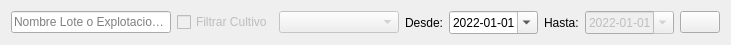
     <widget class="QWidget" name="gridLayoutWidget">
      <property name="geometry">
       <rect>
        <x>10</x>
        <y>70</y>
        <width>731</width>
        <height>41</height>
       </rect>
      </property>
      <layout class="QGridLayout" name="gridLayout" columnstretch="0,0,0,0,0,0,0,0">
       <item row="0" column="4">
        <widget class="QDateEdit" name="sinceDate">
         <property name="dateTime">
          <datetime>
           <hour>0</hour>
           <minute>0</minute>
           <second>0</second>
           <year>2022</year>
           <month>1</month>
           <day>1</day>
          </datetime>
         </property>
         <property name="displayFormat">
          <string>yyyy-MM-dd</string>
         </property>
         <property name="calendarPopup">
          <bool>true</bool>
         </property>
        </widget>
       </item>
       <item row="0" column="6">
        <widget class="QDateEdit" name="untilDate">
         <property name="enabled">
          <bool>false</bool>
         </property>
         <property name="dateTime">
          <datetime>
           <hour>0</hour>
           <minute>0</minute>
           <second>0</second>
           <year>2022</year>
           <month>1</month>
           <day>1</day>
          </datetime>
         </property>
         <property name="displayFormat">
          <string>yyyy-MM-dd</string>
         </property>
         <property name="calendarPopup">
          <bool>true</bool>
         </property>
        </widget>
       </item>
       <item row="0" column="3">
        <widget class="QLabel" name="label_44">
         <property name="text">
          <string>Desde:</string>
         </property>
        </widget>
       </item>
       <item row="0" column="1">
        <widget class="QCheckBox" name="check_cultivos">
         <property name="enabled">
          <bool>false</bool>
         </property>
         <property name="text">
          <string>Filtrar Cultivo</string>
         </property>
        </widget>
       </item>
       <item row="0" column="5">
        <widget class="QLabel" name="label_45">
         <property name="text">
          <string>Hasta:</string>
         </property>
        </widget>
       </item>
       <item row="0" column="2">
        <widget class="QComboBox" name="combo_cultivos">
         <property name="enabled">
          <bool>false</bool>
         </property>
         <property name="minimumSize">
          <size>
           <width>120</width>
           <height>0</height>
          </size>
         </property>
        </widget>
       </item>
       <item row="0" column="0">
        <widget class="QLineEdit" name="line_buscar">
         <property name="inputMethodHints">
          <set>Qt::ImhUppercaseOnly</set>
         </property>
         <property name="placeholderText">
          <string>Nombre Lote o Explotacion...</string>
         </property>
        </widget>
       </item>
       <item row="0" column="7">
        <widget class="QPushButton" name="btn_reload">
         <property name="enabled">
          <bool>true</bool>
         </property>
         <property name="toolTip">
          <string>Añadir Lote al Mapa</string>
         </property>
         <property name="text">
          <string/>
         </property>
        </widget>
       </item>
      </layout>
     </widget>
